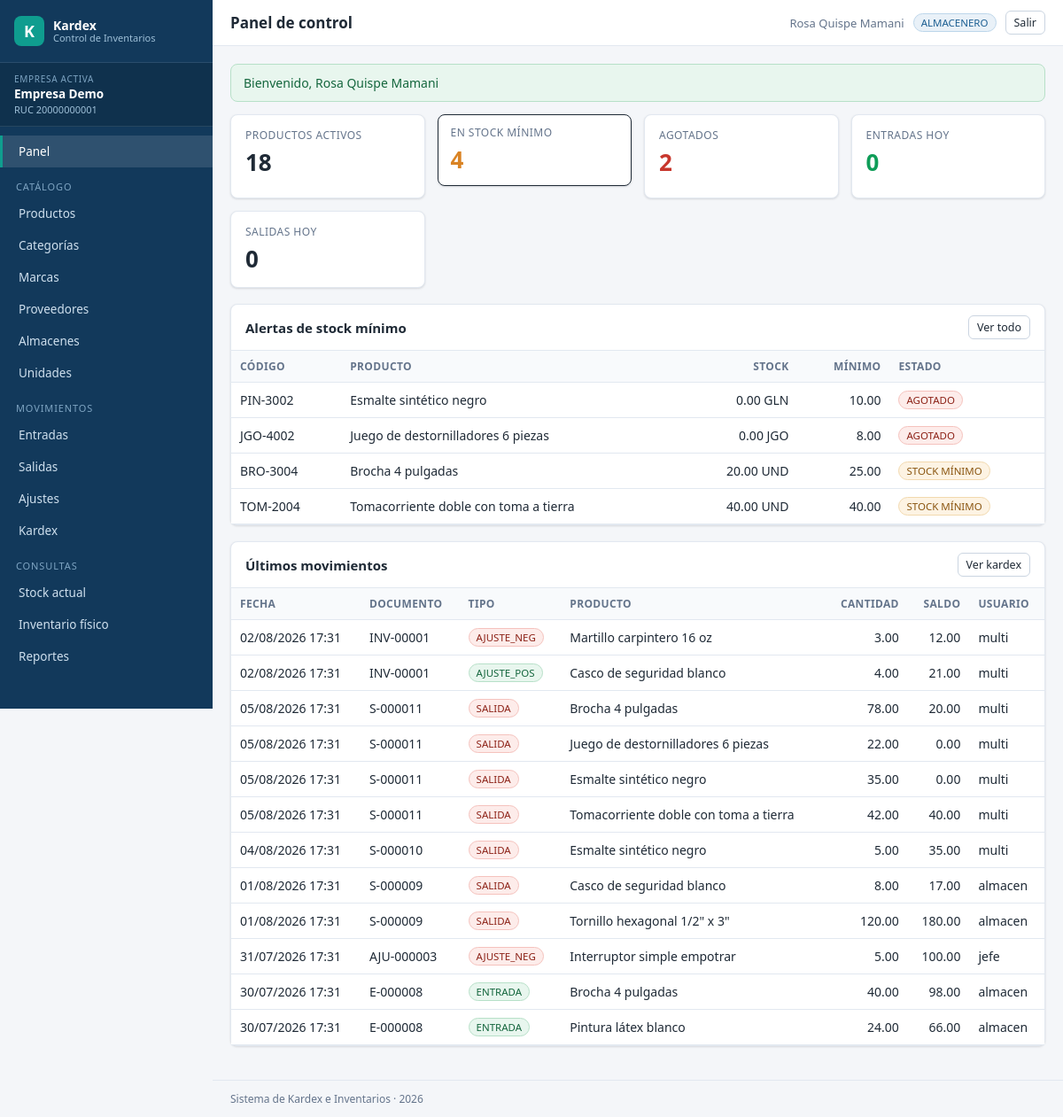
The app's page /index.php (signed in) with its own data.
### tables this page shows
CREATE TABLE productos (
  id             INT UNSIGNED AUTO_INCREMENT PRIMARY KEY,
  empresa_id     INT UNSIGNED NOT NULL,
  codigo         VARCHAR(40)  NOT NULL,
  descripcion    VARCHAR(255) NOT NULL,
  categoria_id   INT UNSIGNED NULL,
  marca_id       INT UNSIGNED NULL,
  unidad_id      INT UNSIGNED NOT NULL,
  precio_compra  DECIMAL(14,4) NOT NULL DEFAULT 0,
  precio_venta   DECIMAL(14,4) NOT NULL DEFAULT 0,
  costo_promedio DECIMAL(14,4) NOT NULL DEFAULT 0,
  stock_minimo   DECIMAL(14,4) NOT NULL DEFAULT 0,
  estado         TINYINT(1)   NOT NULL DEFAULT 1,
  creado_en      DATETIME     NOT NULL DEFAULT CURRENT_TIMESTAMP,
  actualizado_en DATETIME     NULL ON UPDATE CURRENT_TIMESTAMP,
  CONSTRAINT fk_prod_emp FOREIGN KEY (empresa_id)   REFERENCES empresas(id),
  CONSTRAINT fk_prod_cat FOREIGN KEY (categoria_id) REFERENCES categorias(id),
  CONSTRAINT fk_prod_mar FOREIGN KEY (marca_id)     REFERENCES marcas(id),
  CONSTRAINT fk_prod_uni FOREIGN KEY (unidad_id)    REFERENCES unidades(id),
  UNIQUE KEY uq_prod_emp_codigo (empresa_id, codigo),
  INDEX idx_prod_desc (descripcion),
  INDEX idx_prod_emp_cat (empresa_id, categoria_id)
);

CREATE TABLE unidades (
  id         INT UNSIGNED AUTO_INCREMENT PRIMARY KEY,
  empresa_id INT UNSIGNED NOT NULL,
  codigo     VARCHAR(10)  NOT NULL,
  nombre     VARCHAR(60)  NOT NULL,
  decimales  TINYINT UNSIGNED NOT NULL DEFAULT 2,
  CONSTRAINT fk_uni_emp FOREIGN KEY (empresa_id) REFERENCES empresas(id),
  UNIQUE KEY uq_uni_emp_codigo (empresa_id, codigo)
);

CREATE TABLE kardex (
  id             BIGINT UNSIGNED AUTO_INCREMENT PRIMARY KEY,
  empresa_id     INT UNSIGNED NOT NULL,
  producto_id    INT UNSIGNED NOT NULL,
  almacen_id     INT UNSIGNED NOT NULL,
  fecha          DATETIME     NOT NULL,
  tipo           ENUM('ENTRADA','SALIDA','AJUSTE_POS','AJUSTE_NEG','INV_INICIAL') NOT NULL,
  origen_tabla   VARCHAR(30)  NOT NULL,
  origen_id      INT UNSIGNED NOT NULL,
  documento      VARCHAR(60)  NULL,
  cantidad       DECIMAL(14,4) NOT NULL,
  costo_unitario DECIMAL(14,4) NOT NULL DEFAULT 0,
  saldo_cantidad DECIMAL(14,4) NOT NULL,
  saldo_costo    DECIMAL(14,4) NOT NULL DEFAULT 0,
  saldo_valor    DECIMAL(16,4) NOT NULL DEFAULT 0,
  motivo         VARCHAR(180) NULL,
  usuario_id     INT UNSIGNED NOT NULL,
  creado_en      DATETIME     NOT NULL DEFAULT CURRENT_TIMESTAMP,
  CONSTRAINT fk_kdx_emp  FOREIGN KEY (empresa_id)  REFERENCES empresas(id),
  CONSTRAINT fk_kdx_prod FOREIGN KEY (producto_id) REFERENCES productos(id),
  CONSTRAINT fk_kdx_alm  FOREIGN KEY (almacen_id)  REFERENCES almacenes(id),
  CONSTRAINT fk_kdx_usr  FOREIGN KEY (usuario_id)  REFERENCES usuarios(id),
  INDEX idx_kdx_prod_fecha (producto_id, almacen_id, id),
  INDEX idx_kdx_emp_fecha (empresa_id, fecha),
  INDEX idx_kdx_usuario (usuario_id)
);

CREATE TABLE usuarios (
  id             INT UNSIGNED AUTO_INCREMENT PRIMARY KEY,
  usuario        VARCHAR(60)  NOT NULL UNIQUE,
  nombres        VARCHAR(120) NOT NULL,
  email          VARCHAR(150) NULL UNIQUE,
  password_hash  VARCHAR(255) NOT NULL,
  estado         TINYINT(1)   NOT NULL DEFAULT 1,
  ultimo_acceso  DATETIME     NULL,
  intentos_fallidos TINYINT UNSIGNED NOT NULL DEFAULT 0,
  bloqueado_hasta   DATETIME  NULL,
  creado_en      DATETIME     NOT NULL DEFAULT CURRENT_TIMESTAMP,
  actualizado_en DATETIME     NULL ON UPDATE CURRENT_TIMESTAMP
);

### app/Vista.php (called while the page is built, shortened)
<?php
class Vista
{
    public static function render(string $__vista, array $__datos = [], ?string $__titulo = null): void
    {
        $__archivo = BASE_PATH . '/views/' . $__vista . '.php';
        extract($__datos, EXTR_SKIP);
        require $__archivo;
        require BASE_PATH . '/views/layout.php';
    }
    public static function url(string $ruta = ''): string
    {
        return rtrim(Config::get('app.base_url', ''), '/') . '/' . ltrim($ruta, '/');
    }
    public static function e($valor): string
    {
        return htmlspecialchars((string) $valor, ENT_QUOTES | ENT_SUBSTITUTE, 'UTF-8');
    }
    public static function num($valor, int $dec = 2): string
    {
        return number_format((float) $valor, $dec, '.', ',');
    }
    public static function fecha(?string $f, bool $conHora = false): string
    {
        $ts = strtotime($f);
        return date($conHora ? 'd/m/Y H:i' : 'd/m/Y', $ts);
    }
}
function e($v): string { return Vista::e($v); }
function url(string $r = ''): string { return Vista::url($r); }

### index.php (called while the page is built, shortened)
<?php
require_once __DIR__ . '/bootstrap.php';
$resumen  = Reporte::resumen();
$alertas  = array_slice(Producto::stockMinimo(), 0, 10);
$ultimos  = Kardex::general([], 12);
Vista::render('panel/index', compact('resumen', 'alertas', 'ultimos'), 'Panel de control');

### bootstrap.php (called while the page is built, shortened)
<?php
$config = require BASE_PATH . '/config.php';
spl_autoload_register(function (string $clase): void {
    foreach (['/app/', '/app/models/', '/app/services/'] as $dir) {
        $ruta = BASE_PATH . $dir . $clase . '.php';
        if (is_file($ruta)) { require_once $ruta; return; }
    }
});

### app/Sesion.php (called while the page is built, shortened)
<?php
class Sesion
{
    public static function get(string $k, $def = null) { return $_SESSION[$k] ?? $def; }
}

### app/Empresa.php (called while the page is built, shortened)
<?php
class Empresa
{
    public static function id(): int
    {
        $id = Sesion::get('empresa_id');
        return (int) $id;
    }
    public static function filtro(string $alias = ''): string
    {
        $pre = $alias === '' ? '' : $alias . '.';
        return $pre . 'empresa_id = :__empresa';
    }
    public static function param(): array
    {
        return [':__empresa' => self::id()];
    }
}

### app/models/Reporte.php (called while the page is built, shortened)
<?php
class Reporte
{
    public static function resumen(): array
    {
        $hoy = date('Y-m-d');
        $emp = Empresa::param();
        return [
            'productos'    => (int) DB::valor(
                'SELECT COUNT(*) FROM productos WHERE ' . Empresa::filtro() . ' AND estado = 1', $emp),
            'stock_minimo' => count(Producto::stockMinimo()),
            'agotados'     => (int) DB::valor(
                'SELECT COUNT(*) FROM productos pr
                  WHERE ' . Empresa::filtro('pr') . ' AND pr.estado = 1
                    AND COALESCE((SELECT SUM(cantidad) FROM stock WHERE producto_id = pr.id), 0) <= 0', $emp),
            'entradas_hoy' => (int) DB::valor(
                'SELECT COUNT(*) FROM entradas WHERE ' . Empresa::filtro() . ' AND fecha = :f',
                $emp + [':f' => $hoy]),
            'salidas_hoy'  => (int) DB::valor(
                'SELECT COUNT(*) FROM salidas WHERE ' . Empresa::filtro() . ' AND fecha = :f',
                $emp + [':f' => $hoy]),
            'valor_total'  => (float) DB::valor(
                'SELECT COALESCE(SUM(s.cantidad * pr.costo_promedio), 0)
                   FROM stock s JOIN productos pr ON pr.id = s.producto_id
                  WHERE ' . Empresa::filtro('pr'), $emp),
        ];
    }
}

### app/DB.php (called while the page is built, shortened)
<?php
class DB
{
    private static ?PDO $pdo = null;
    private static array $cfg = [];
    public static function init(array $cfg): void
    {
        self::$cfg = $cfg;
    }
    public static function conn(): PDO
    {
        if (self::$pdo instanceof PDO) {
            return self::$pdo;
        }
        $c = self::$cfg;
        $dsn = "mysql:host={$c['host']};port={$c['puerto']};dbname={$c['nombre']};charset={$c['charset']}";
        try {
            self::$pdo = new PDO($dsn, $c['usuario'], $c['clave'], [
                PDO::ATTR_ERRMODE            => PDO::ERRMODE_EXCEPTION,
                PDO::ATTR_DEFAULT_FETCH_MODE => PDO::FETCH_ASSOC,
                PDO::ATTR_EMULATE_PREPARES   => false,
                PDO::ATTR_STRINGIFY_FETCHES  => false,
            ]);
            self::$pdo->exec("SET SESSION sql_mode='STRICT_TRANS_TABLES,NO_ENGINE_SUBSTITUTION'");
        } catch (PDOException $e) {
            if (Config::get('app.debug')) {
                throw $e;
            }
            http_response_code(500);
            exit('No se pudo conectar a la base de datos.');
        }
        return self::$pdo;
    }
    public static function query(string $sql, array $params = []): PDOStatement
    {
        $st = self::conn()->prepare($sql);
        $st->execute($params);
        return $st;
    }
    public static function todos(string $sql, array $params = []): array
    {
        return self::query($sql, $params)->fetchAll();
    }
    public static function valor(string $sql, array $params = [])
    {
        $v = self::query($sql, $params)->fetchColumn();
        return $v === false ? null : $v;
    }
}

### app/models/Producto.php (called while the page is built, shortened)
<?php
class Producto
{
    public static function stockMinimo(?int $almacenId = null): array
    {
        $p = Empresa::param();
        $filtroAlm = '';
        return DB::todos(
            'SELECT pr.id, pr.codigo, pr.descripcion, pr.stock_minimo, un.codigo AS unidad,
                    COALESCE(SUM(s.cantidad), 0) AS stock_actual
               FROM productos pr
               JOIN unidades un ON un.id = pr.unidad_id
               LEFT JOIN stock s ON s.producto_id = pr.id' . $filtroAlm . '
              WHERE ' . Empresa::filtro('pr') . ' AND pr.estado = 1
              GROUP BY pr.id, pr.codigo, pr.descripcion, pr.stock_minimo, un.codigo
             -- Se repite la expresión en lugar de usar el alias: MariaDB no
             -- admite referenciar una función de agregación por su alias.
             HAVING COALESCE(SUM(s.cantidad), 0) <= pr.stock_minimo
              ORDER BY (COALESCE(SUM(s.cantidad), 0) - pr.stock_minimo) ASC, pr.descripcion', $p);
    }
}

### app/Config.php (called while the page is built, shortened)
<?php
class Config
{
    private static array $datos = [];
    public static function cargar(array $datos): void
    {
        self::$datos = $datos;
    }
    public static function get(string $ruta, $porDefecto = null)
    {
        $valor = self::$datos;
        foreach (explode('.', $ruta) as $parte) {
            $valor = $valor[$parte];
        }
        return $valor;
    }
}

### app/Auth.php (called while the page is built, shortened)
<?php
class Auth
{
    public static function puede(string $permiso): bool
    {
        return in_array($permiso, Sesion::get('permisos', []), true);
    }
}

### app/models/Kardex.php (called while the page is built, shortened)
<?php
class Kardex
{
    public static function general(array $f = [], int $limite = 500): array
    {
        $where = [Empresa::filtro('k')];
        $p = Empresa::param();
        return DB::todos(
            'SELECT k.*, pr.codigo, pr.descripcion, a.nombre AS almacen, u.usuario
               FROM kardex k
               JOIN productos  pr ON pr.id = k.producto_id
               JOIN almacenes  a  ON a.id  = k.almacen_id
               JOIN usuarios   u  ON u.id  = k.usuario_id
              WHERE ' . implode(' AND ', $where) . '
              ORDER BY k.id DESC LIMIT ' . (int) $limite, $p);
    }
}

### views/panel/index.php (the view, shortened to what this page needs)
<div class="kpis">
  <div class="kpi">
    <div class="etiqueta">Productos activos</div>
    <div class="valor"><?= (int) $resumen['productos'] ?></div>
  </div>
  <div class="kpi alerta">
    <div class="etiqueta">En stock mínimo</div>
    <div class="valor"><?= (int) $resumen['stock_minimo'] ?></div>
  </div>
  <div class="kpi peligro">
    <div class="etiqueta">Agotados</div>
    <div class="valor"><?= (int) $resumen['agotados'] ?></div>
  </div>
  <div class="kpi exito">
    <div class="etiqueta">Entradas hoy</div>
    <div class="valor"><?= (int) $resumen['entradas_hoy'] ?></div>
  </div>
  <div class="kpi">
    <div class="etiqueta">Salidas hoy</div>
    <div class="valor"><?= (int) $resumen['salidas_hoy'] ?></div>
  </div>
</div>
<div class="tarjeta">
  <div class="tarjeta-cab">
    <h2>Alertas de stock mínimo</h2>
    <a class="btn btn-sm btn-gris" href="<?= url('reportes.php?r=stock_minimo') ?>">Ver todo</a>
  </div>
  <div class="tabla-scroll">
    <?php if (!$alertas): ?>
      <p class="vacio">Ningún producto por debajo del stock mínimo.</p>
    <?php else: ?>
    <table class="tabla">
      <thead><tr>
        <th>Código</th><th>Producto</th><th class="num">Stock</th>
        <th class="num">Mínimo</th><th>Estado</th>
      </tr></thead>
      <tbody>
      <?php foreach ($alertas as $a): ?>
        <tr>
          <td><?= e($a['codigo']) ?></td>
          <td><?= e($a['descripcion']) ?></td>
          <td class="num"><?= Vista::num($a['stock_actual']) ?> <?= e($a['unidad']) ?></td>
          <td class="num"><?= Vista::num($a['stock_minimo']) ?></td>
          <td><?php if ((float) $a['stock_actual'] <= 0): ?>
                <span class="badge badge-error">AGOTADO</span>
              <?php else: ?>
                <span class="badge badge-warn">STOCK MÍNIMO</span>
              <?php endif; ?></td>
        </tr>
      <?php endforeach; ?>
      </tbody>
    </table>
    <?php endif; ?>
  </div>
</div>
<div class="tarjeta">
  <div class="tarjeta-cab">
    <h2>Últimos movimientos</h2>
    <?php if (Auth::puede('kardex.ver')): ?>
      <a class="btn btn-sm btn-gris" href="<?= url('kardex.php') ?>">Ver kardex</a>
    <?php endif; ?>
  </div>
  <div class="tabla-scroll">
    <?php if (!$ultimos): ?>
      <p class="vacio">Aún no se registran movimientos.</p>
    <?php else: ?>
    <table class="tabla">
      <thead><tr>
        <th>Fecha</th><th>Documento</th><th>Tipo</th><th>Producto</th>
        <th class="num">Cantidad</th><th class="num">Saldo</th><th>Usuario</th>
      </tr></thead>
      <tbody>
      <?php foreach ($ultimos as $k): ?>
        <tr>
          <td><?= Vista::fecha($k['fecha'], true) ?></td>
          <td><?= e($k['documento']) ?></td>
          <td><span class="badge <?= str_starts_with($k['tipo'], 'SALIDA') || $k['tipo'] === 'AJUSTE_NEG' ? 'badge-error' : 'badge-ok' ?>"><?= e($k['tipo']) ?></span></td>
          <td><?= e($k['descripcion']) ?></td>
          <td class="num"><?= Vista::num($k['cantidad']) ?></td>
          <td class="num"><?= Vista::num($k['saldo_cantidad']) ?></td>
          <td><?= e($k['usuario']) ?></td>
        </tr>
      <?php endforeach; ?>
      </tbody>
    </table>
    <?php endif; ?>
  </div>
</div>

### records on screen
productos: codigo "PIN-3002", descripcion "Esmalte sintético negro", stock_actual "0.00", unidad.codigo "GLN", stock_minimo "10.00", shows "AGOTADO"
productos: codigo "JGO-4002", descripcion "Juego de destornilladores 6 piezas", stock_actual "0.00", unidad.codigo "JGO", stock_minimo "8.00", shows "AGOTADO"
productos: codigo "BRO-3004", descripcion "Brocha 4 pulgadas", stock_actual "20.00", unidad.codigo "UND", stock_minimo "25.00", shows "STOCK MÍNIMO"
productos: codigo "TOM-2004", descripcion "Tomacorriente doble con toma a tierra", stock_actual "40.00", unidad.codigo "UND", stock_minimo "40.00", shows "STOCK MÍNIMO"
kardex: fecha "02/08/2026 17:31", documento "INV-00001", tipo "AJUSTE_NEG", producto.descripcion "Martillo carpintero 16 oz", cantidad "3.00", saldo_cantidad "12.00", usuario.usuario "multi"
kardex: fecha "02/08/2026 17:31", documento "INV-00001", tipo "AJUSTE_POS", producto.descripcion "Casco de seguridad blanco", cantidad "4.00", saldo_cantidad "21.00", usuario.usuario "multi"
kardex: fecha "05/08/2026 17:31", documento "S-000011", tipo "SALIDA", producto.descripcion "Brocha 4 pulgadas", cantidad "78.00", saldo_cantidad "20.00", usuario.usuario "multi"
kardex: fecha "05/08/2026 17:31", documento "S-000011", tipo "SALIDA", producto.descripcion "Juego de destornilladores 6 piezas", cantidad "22.00", saldo_cantidad "0.00", usuario.usuario "multi"
kardex: fecha "05/08/2026 17:31", documento "S-000011", tipo "SALIDA", producto.descripcion "Esmalte sintético negro", cantidad "35.00", saldo_cantidad "0.00", usuario.usuario "multi"
kardex: fecha "05/08/2026 17:31", documento "S-000011", tipo "SALIDA", producto.descripcion "Tomacorriente doble con toma a tierra", cantidad "42.00", saldo_cantidad "40.00", usuario.usuario "multi"
kardex: fecha "04/08/2026 17:31", documento "S-000010", tipo "SALIDA", producto.descripcion "Esmalte sintético negro", cantidad "5.00", saldo_cantidad "35.00", usuario.usuario "multi"
kardex: fecha "01/08/2026 17:31", documento "S-000009", tipo "SALIDA", producto.descripcion "Casco de seguridad blanco", cantidad "8.00", saldo_cantidad "17.00", usuario.usuario "almacen"
kardex: fecha "01/08/2026 17:31", documento "S-000009", tipo "SALIDA", producto.descripcion "Tornillo hexagonal 1/2\" x 3\"", cantidad "120.00", saldo_cantidad "180.00", usuario.usuario "almacen"
kardex: fecha "31/07/2026 17:31", documento "AJU-000003", tipo "AJUSTE_NEG", producto.descripcion "Interruptor simple empotrar", cantidad "5.00", saldo_cantidad "100.00", usuario.usuario "jefe"
kardex: fecha "30/07/2026 17:31", documento "E-000008", tipo "ENTRADA", producto.descripcion "Brocha 4 pulgadas", cantidad "40.00", saldo_cantidad "98.00", usuario.usuario "almacen"
kardex: fecha "30/07/2026 17:31", documento "E-000008", tipo "ENTRADA", producto.descripcion "Pintura látex blanco", cantidad "24.00", saldo_cantidad "66.00", usuario.usuario "almacen"

### other values on screen
Empresa::nombre() "Empresa Demo"
Empresa::actual()['ruc'] "20000000001"
$tituloPagina "Panel de control"
Auth::usuario()['nombres'] "Rosa Quispe Mamani"
Auth::rol() "ALMACENERO"
$f['mensaje'] "Bienvenido, Rosa Quispe Mamani"
$resumen['productos'] "18"
$resumen['stock_minimo'] "4"
$resumen['agotados'] "2"
$resumen['entradas_hoy'] "0"
$resumen['salidas_hoy'] "0"
Config::get('app.nombre') "Sistema de Kardex e Inventarios"
